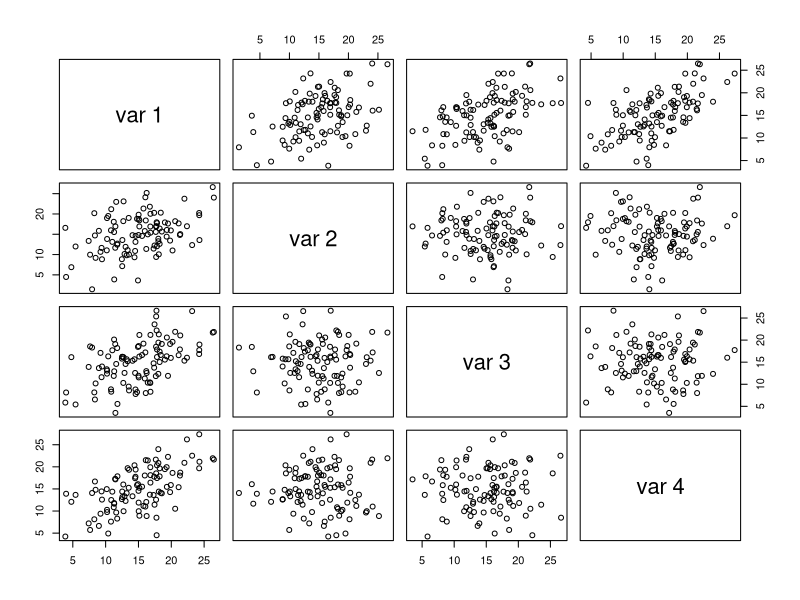
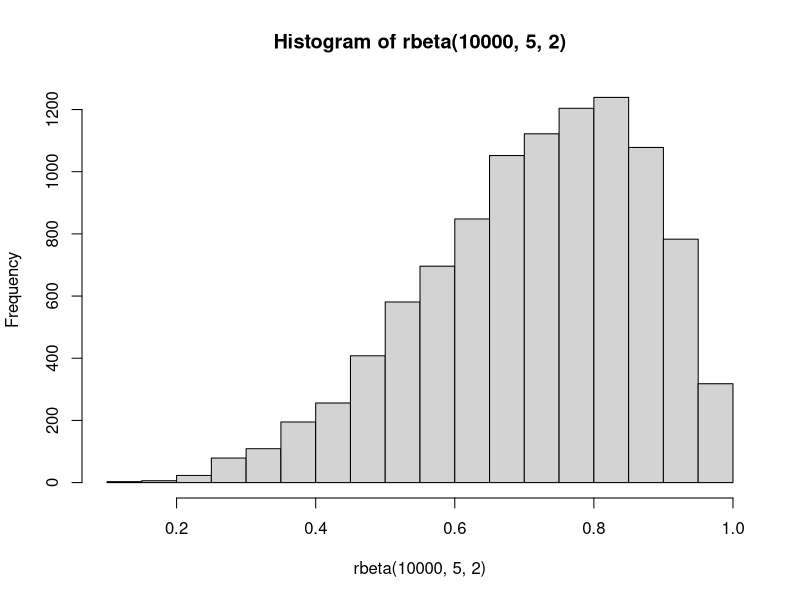
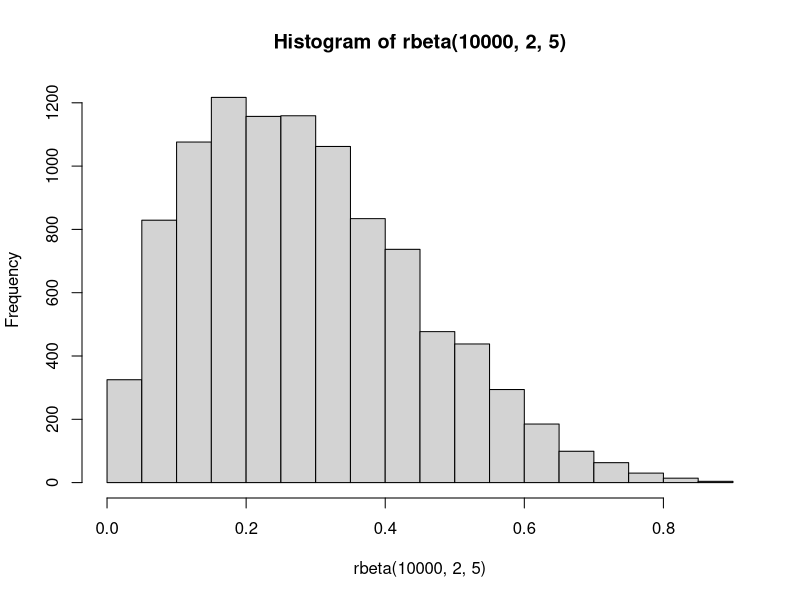
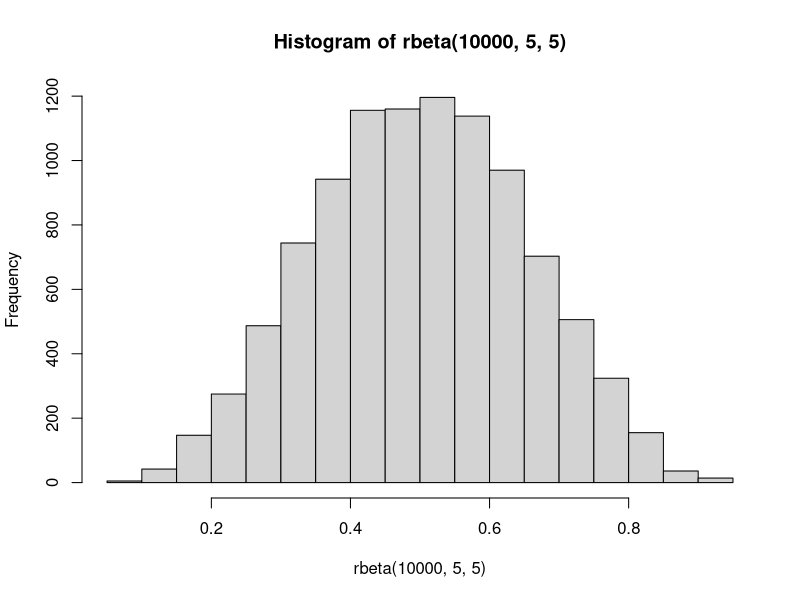
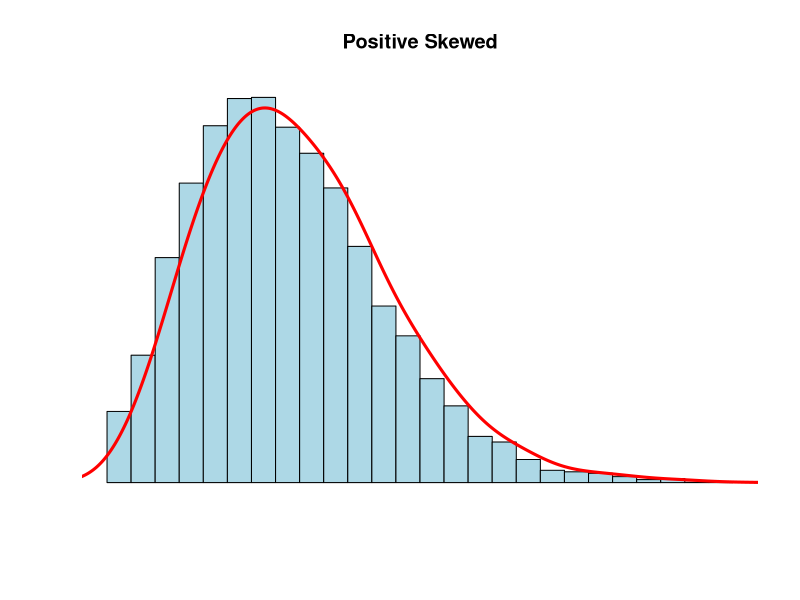

These charts were generated, in order, by the following R code:
## ---- chunk 1
# simulating nominal data

# set number of participants
n = 40

# generate data
A = c(rep(c("male"), n/2), rep(c("female"), n/2)) # '0' n/2 times, '1' n/2 times

# add to dataframe
df = data.frame(cbind(A))

# check it out
class(df$A)
df$A
## ---- chunk 2
# smulating ordinal data

# set number of participants
n = 30

# list of category names
names = list("uno", "due", "tre")

# generate data
B = c(rep(c(paste(names[1])), n/3), rep(c(paste(names[2])), n/3), rep(c(paste(names[3])), n/3)) # '0' n/3 times, '1' n/3 times, '2' n/3 times

# add to dataframe
df = data.frame(cbind(B))

# order the factors to be the same as the original list
df$B <- ordered(df$B, levels = c(paste(names[1]), paste(names[2]), paste(names[3])))

# check it out
class(df$B)
df$B
## ---- chunk 3
# simulating interval data

## ---- chunk 4
# simulating ratio data
# This is done by running a regression in reverse. Could try without any predictors (just mean and error)
# simulate outcome with 1 predictor (1-way ANOVA)

# set total participants
n = 40

# Set coefficients
alpha = 66
beta1 = 1.5
sde = 2 # standard deviation of the errors (values 1-3 seems to work well)

# Generate 200 trials
A = c(rep(c(0), n/2), rep(c(1), n/2)) # '0' n/2 times, '1' n/2 times
e = rnorm(n, 0, sd=sde) # Random noise, with standard deviation of 1

# Generate your data using the regression equation
y = alpha + beta1*A + e

# Join the variables in a data frame
data = data.frame(cbind(A, y))

# Fit an ANOVA
modelA = aov(y ~ A, data=data)
summary(modelA)



## ---- chunk 5
# simulate Likert-type data

x <- sample( LETTERS[1:4], 100, replace=TRUE, prob=c(0.1, 0.2, 0.65, 0.05) )
x
prop.table(table(x))
## ---- chunk 6
# simulate Likert-type data measuring latent continuous variable

set.seed(8649)     # this makes the example exactly reproducible
N      = 10        # this is how much data I'll generate
latent = rnorm(N)  # this is the actual latent variable I want to be measureing

##### generate latent responses to items
item1 = latent + rnorm(N, mean=0, sd=0.2)  # the strongest correlate
item2 = latent + rnorm(N, mean=0, sd=0.3)
item3 = latent + rnorm(N, mean=0, sd=0.5)
item4 = latent + rnorm(N, mean=0, sd=1.0)
item5 = latent + rnorm(N, mean=0, sd=1.2)  # the weakest

##### convert latent responses to ordered categories
item1 = findInterval(item1, vec=c(-Inf,-2.5,-1, 1,2.5,Inf))  # fairly unbiased
item2 = findInterval(item2, vec=c(-Inf,-2.5,-1, 1,2.5,Inf))
item3 = findInterval(item3, vec=c(-Inf,-3,  -2, 2,3,  Inf))  # middle values typical
item4 = findInterval(item4, vec=c(-Inf,-3,  -2, 2,3,  Inf))
item5 = findInterval(item5, vec=c(-Inf,-3.5,-3,-1,0.5,Inf))  # high ratings typical

##### combined into final scale
manifest = round(rowMeans(cbind(item1, item2, item3, item4, item5)), 1)
manifest
cor(manifest, latent)
## ---- chunk 7
# simulating correlated data

# this comes from https://stat.ethz.ch/pipermail/r-help/2007-April/128925.html

# create the initial x variable
x1 <- rnorm(100, 15, 5)

# x2, x3, and x4 in a matrix, these will be modified to meet the criteria
x234 <- scale(matrix( rnorm(300), ncol=3 ))

# put all into 1 matrix for simplicity
x1234 <- cbind(scale(x1),x234)

# find the current correlation matrix
c1 <- var(x1234)

# cholesky decomposition to get independence
chol1 <- solve(chol(c1))

newx <-  x1234 %*% chol1 

# check that we have independence and x1 unchanged
zapsmall(cor(newx))
all.equal( x1234[,1], newx[,1] )

# create new correlation structure (zeros can be replaced with other rvals)
newc <- matrix( 
c(1  , 0.4, 0.5, 0.6, 
  0.4, 1  , 0  , 0  ,
  0.5, 0  , 1  , 0  ,
  0.6, 0  , 0  , 1  ), ncol=4 )

# check that it is positive definite
eigen(newc)

chol2 <- chol(newc)

finalx <- newx %*% chol2 * sd(x1) + mean(x1)

# verify success
mean(x1)
colMeans(finalx)

sd(x1)
apply(finalx, 2, sd)

zapsmall(cor(finalx))
pairs(finalx)

all.equal(x1, finalx[,1])

xframe = as.data.frame(finalx)

## ---- chunk 8
# left skewed
hist(rbeta(10000,5,2))

# right skewed
hist(rbeta(10000,2,5))

# normal
hist(rbeta(10000,5,5))
## ---- chunk 9
# simulating positive skewed data

N <- 10000
 x <- rnbinom(N, 8, .5)
 hist(x, 
 xlim=c(min(x),max(x)), probability=T, nclass=max(x)-min(x)+1, 
   col='lightblue', xlab=' ', ylab=' ', axes=F,
   main='Positive Skewed')
lines(density(x,bw=1), col='red', lwd=3)
## ---- chunk 10
# simulate outcome with 2 predictors and significant interaction (2-way ANOVA)

# set total participants
n = 40

# Set coefficients
alpha = 66
beta1 = 1.5
beta2 = 2
beta3 = 2
sde = 2 # standard deviation of the errors (values 1-3 seems to work well)

# Generate 200 trials
A = c(rep(c(0), n/2), rep(c(1), n/2)) # '0' n/2 times, '1' n/2 times
B = rep(c(rep(c(0), n/4), rep(c(1), n/4)), 2) # '0'x n/4, '1'x n/4, '0'x n/4, '1'x n/4
e = rnorm(n, 0, sd=sde) # Random noise, with standard deviation of 1

# Generate your data using the regression equation
y = alpha + beta1*A + beta2*B + beta3*A*B + e

# Join the variables in a data frame
data = data.frame(cbind(A, B, y))

# Fit an ANOVA
model = aov(y ~ A*B, data=data)
summary(model)

modelA = aov(y ~ A, data=data)
summary(modelA)

modelB = aov(y ~ B, data=data)
summary(modelB)
